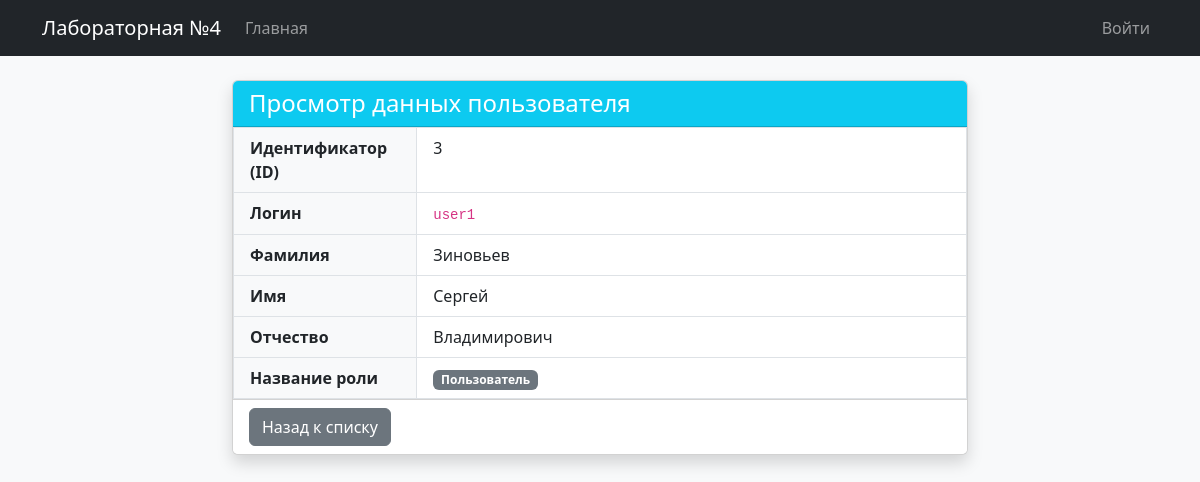
/users/3, run on the app's committed database.
### tables this page shows
CREATE TABLE users (
    id INTEGER PRIMARY KEY AUTOINCREMENT,
    login TEXT NOT NULL UNIQUE,
    password_hash TEXT NOT NULL,
    last_name TEXT,
    first_name TEXT NOT NULL,
    middle_name TEXT,
    role_id INTEGER,
    created_at TIMESTAMP DEFAULT CURRENT_TIMESTAMP,
    FOREIGN KEY (role_id) REFERENCES roles(id) ON DELETE SET NULL
);

CREATE TABLE roles (
    id INTEGER PRIMARY KEY AUTOINCREMENT,
    name TEXT NOT NULL UNIQUE,
    description TEXT
);

### app.py (the view)
@app.route('/users/<int:user_id>')
def view_user(user_id):
    conn = get_db_conn()
    user_row = conn.execute('''
        SELECT u.id, u.login, u.last_name, u.first_name, u.middle_name, r.name as role_name
        FROM users u
        LEFT JOIN roles r ON u.role_id = r.id
        WHERE u.id = ?
    ''', (user_id,)).fetchone()
    conn.close()
    if not user_row:
        flash('Пользователь не найден.', 'danger')
        return redirect(url_for('index'))
    return render_template('view.html', user=user_row)

### app.py (called while the page is built)
def get_db_conn():
    conn = sqlite3.connect(app.config['DATABASE'])
    conn.row_factory = sqlite3.Row
    return conn

### templates/view.html
{% extends "base.html" %}
{% block content %}
<div class="row justify-content-center">
    <div class="col-md-8">
        <div class="card shadow">
            <div class="card-header bg-info text-white">
                <h4 class="mb-0">Просмотр данных пользователя</h4>
            </div>
            <div class="card-body p-0">
                <table class="table table-bordered mb-0">
                    <tbody>
                        <tr>
                            <th scope="row" class="w-25 bg-light ps-3">Идентификатор (ID)</th>
                            <td class="ps-3">{{ user.id }}</td>
                        </tr>
                        <tr>
                            <th scope="row" class="bg-light ps-3">Логин</th>
                            <td class="ps-3"><code>{{ user.login }}</code></td>
                        </tr>
                        <tr>
                            <th scope="row" class="bg-light ps-3">Фамилия</th>
                            <td class="ps-3">{{ user.last_name or '—' }}</td>
                        </tr>
                        <tr>
                            <th scope="row" class="bg-light ps-3">Имя</th>
                            <td class="ps-3">{{ user.first_name }}</td>
                        </tr>
                        <tr>
                            <th scope="row" class="bg-light ps-3">Отчество</th>
                            <td class="ps-3">{{ user.middle_name or '—' }}</td>
                        </tr>
                        <tr>
                            <th scope="row" class="bg-light ps-3">Название роли</th>
                            <td class="ps-3"><span class="badge bg-secondary">{{ user.role_name or 'Нет роли' }}</span></td>
                        </tr>
                    </tbody>
                </table>
            </div>
            <div class="card-footer bg-white">
                <a href="{{ url_for('index') }}" class="btn btn-secondary">Назад к списку</a>
            </div>
        </div>
    </div>
</div>
{% endblock %}

### data on the page
users: id "3", login "user1", last_name "Зиновьев", first_name "Сергей", middle_name "Владимирович"
roles: name "Пользователь"
